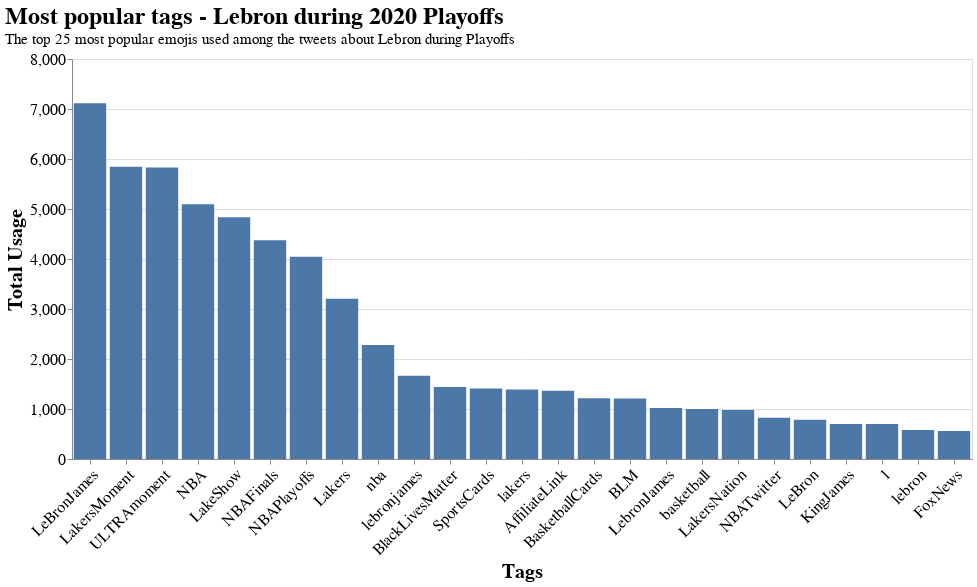

Notebook code cell kept with this figure:
### Markdown cell above
### **Visualize bar chart for the most popular tags**

### Code cell
c1=c[:25]

alt.Chart(c1).mark_bar().encode(
    x=alt.X('tags',sort=['count'],title='Tags',axis=alt.Axis(labelAngle=-45)),
    y=alt.Y('count',title='Total Usage')
).properties(width=900,height=400,title={
      "text": ["Most popular tags - Lebron during 2020 Playoffs"],
      "subtitle":["The top 25 most popular emojis used among the tweets about Lebron during Playoffs"]  
    }).configure_axis(
    labelFontSize=16,
    titleFontSize=20
).configure_title(
    anchor='start',
    fontSize = 24,
    subtitleFontSize = 15
)

### Figure 1 — Vega-Lite specification as saved in the notebook (floating-point values rounded to 4 significant figures)
{"config": {"view": {"continuousWidth": 400, "continuousHeight": 300}, "axis": {"labelFontSize": 16, "titleFontSize": 20}, "title": {"anchor": "start", "fontSize": 24, "subtitleFontSize": 15}}, "data": {"name": "data-f5667d8f274d79ef1a3ca0bdbe781b40"}, "mark": "bar", "encoding": {"x": {"type": "nominal", "axis": {"labelAngle": -45}, "field": "tags", "sort": ["count"], "title": "Tags"}, "y": {"type": "quantitative", "field": "count", "title": "Total Usage"}}, "height": 400, "title": {"text": ["Most popular tags - Lebron during 2020 Playoffs"], "subtitle": ["The top 25 most popular emojis used among the tweets about Lebron during Playoffs"]}, "width": 900, "$schema": "https://vega.github.io/schema/vega-lite/v4.8.1.json", "datasets": {"data-f5667d8f274d79ef1a3ca0bdbe781b40": [{"tags": "LeBronJames", "count": 7114}, {"tags": "LakersMoment", "count": 5844}, {"tags": "ULTRAmoment", "count": 5830}, {"tags": "NBA", "count": 5096}, {"tags": "LakeShow", "count": 4837}, {"tags": "NBAFinals", "count": 4373}, {"tags": "NBAPlayoffs", "count": 4043}, {"tags": "Lakers", "count": 3205}, {"tags": "nba", "count": 2282}, {"tags": "lebronjames", "count": 1663}, {"tags": "BlackLivesMatter", "count": 1439}, {"tags": "SportsCards", "count": 1412}, {"tags": "lakers", "count": 1388}, {"tags": "AffiliateLink", "count": 1367}, {"tags": "BasketballCards", "count": 1213}, {"tags": "BLM", "count": 1210}, {"tags": "LebronJames", "count": 1018}, {"tags": "basketball", "count": 999}, {"tags": "LakersNation", "count": 981}, {"tags": "NBATwitter", "count": 826}, {"tags": "LeBron", "count": 786}, {"tags": "KingJames", "count": 699}, {"tags": "1", "count": 698}, {"tags": "lebron", "count": 578}, {"tags": "FoxNews", "count": 562}]}}
